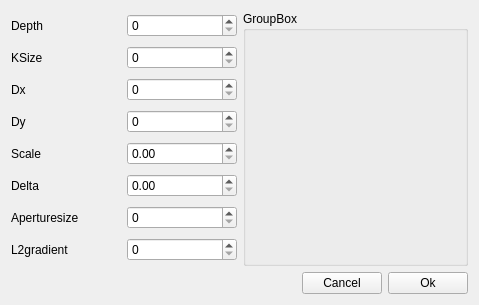
<?xml version="1.0" encoding="UTF-8"?>
<ui version="4.0">
 <class>EdgeDetectionPanel</class>
 <widget class="QWidget" name="EdgeDetectionPanel">
  <property name="geometry">
   <rect>
    <x>0</x>
    <y>0</y>
    <width>479</width>
    <height>305</height>
   </rect>
  </property>
  <property name="windowTitle">
   <string>EdgeDetection</string>
  </property>
  <layout class="QVBoxLayout" name="verticalLayout">
   <item>
    <layout class="QHBoxLayout" name="horizontalLayout">
     <item>
      <layout class="QGridLayout" name="gridLayout">
       <item row="3" column="1">
        <widget class="QSpinBox" name="sp_dy"/>
       </item>
       <item row="0" column="0">
        <widget class="QLabel" name="label">
         <property name="text">
          <string>Depth</string>
         </property>
        </widget>
       </item>
       <item row="4" column="0">
        <widget class="QLabel" name="label_double1">
         <property name="text">
          <string>Scale</string>
         </property>
        </widget>
       </item>
       <item row="4" column="1">
        <widget class="QDoubleSpinBox" name="dsp_scale"/>
       </item>
       <item row="6" column="0">
        <widget class="QLabel" name="label_7">
         <property name="text">
          <string>Aperturesize</string>
         </property>
        </widget>
       </item>
       <item row="1" column="1">
        <widget class="QSpinBox" name="sp_ksize"/>
       </item>
       <item row="3" column="0">
        <widget class="QLabel" name="label_4">
         <property name="text">
          <string>Dy</string>
         </property>
        </widget>
       </item>
       <item row="1" column="0">
        <widget class="QLabel" name="label_2">
         <property name="text">
          <string>KSize</string>
         </property>
        </widget>
       </item>
       <item row="2" column="0">
        <widget class="QLabel" name="label_3">
         <property name="text">
          <string>Dx</string>
         </property>
        </widget>
       </item>
       <item row="5" column="0">
        <widget class="QLabel" name="label_double2">
         <property name="text">
          <string>Delta</string>
         </property>
        </widget>
       </item>
       <item row="2" column="1">
        <widget class="QSpinBox" name="sp_dx"/>
       </item>
       <item row="0" column="1">
        <widget class="QSpinBox" name="sp_depth"/>
       </item>
       <item row="5" column="1">
        <widget class="QDoubleSpinBox" name="dsp_delta"/>
       </item>
       <item row="6" column="1">
        <widget class="QSpinBox" name="sp_aperturesize"/>
       </item>
       <item row="7" column="0">
        <widget class="QLabel" name="label_8">
         <property name="text">
          <string>L2gradient</string>
         </property>
        </widget>
       </item>
       <item row="7" column="1">
        <widget class="QSpinBox" name="sp_l2gradient">
         <property name="maximum">
          <number>2</number>
         </property>
        </widget>
       </item>
      </layout>
     </item>
     <item>
      <widget class="QGroupBox" name="groupBox">
       <property name="title">
        <string>GroupBox</string>
       </property>
      </widget>
     </item>
    </layout>
   </item>
   <item>
    <layout class="QHBoxLayout" name="horizontalLayout_2">
     <item>
      <spacer name="horizontalSpacer">
       <property name="orientation">
        <enum>Qt::Horizontal</enum>
       </property>
       <property name="sizeHint" stdset="0">
        <size>
         <width>40</width>
         <height>20</height>
        </size>
       </property>
      </spacer>
     </item>
     <item>
      <widget class="QPushButton" name="pb_cancel">
       <property name="text">
        <string>Cancel</string>
       </property>
      </widget>
     </item>
     <item>
      <widget class="QPushButton" name="pb_ok">
       <property name="text">
        <string>Ok</string>
       </property>
      </widget>
     </item>
    </layout>
   </item>
  </layout>
 </widget>
 <resources/>
 <connections/>
</ui>
